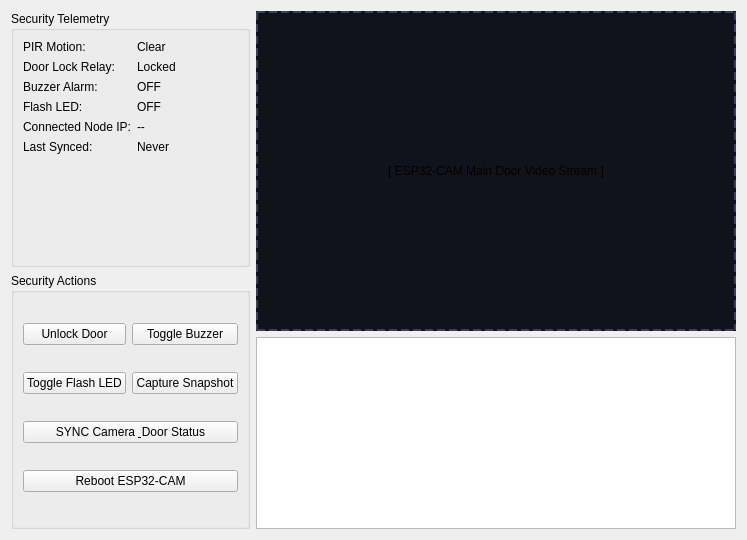
      <widget class="QWidget" name="tabMainDoor">
       <attribute name="title"><string>Main Door Security</string></attribute>
       <layout class="QHBoxLayout" name="hboxDoor">
        <item>
         <layout class="QVBoxLayout" name="vboxDoorLeft">
          <item>
           <widget class="QGroupBox" name="grpDoorStatus"><property name="title"><string>Security Telemetry</string></property>
            <layout class="QFormLayout" name="formDoorSensors">
             <item row="0" column="0"><widget class="QLabel" name="d1"><property name="text"><string>PIR Motion:</string></property></widget></item>
             <item row="0" column="1"><widget class="QLabel" name="lblDoorPir"><property name="text"><string>Clear</string></property></widget></item>
             <item row="1" column="0"><widget class="QLabel" name="d2"><property name="text"><string>Door Lock Relay:</string></property></widget></item>
             <item row="1" column="1"><widget class="QLabel" name="lblDoorRelay"><property name="text"><string>Locked</string></property></widget></item>
             <item row="2" column="0"><widget class="QLabel" name="d3"><property name="text"><string>Buzzer Alarm:</string></property></widget></item>
             <item row="2" column="1"><widget class="QLabel" name="lblDoorBuzzer"><property name="text"><string>OFF</string></property></widget></item>
             <item row="3" column="0"><widget class="QLabel" name="d4"><property name="text"><string>Flash LED:</string></property></widget></item>
             <item row="3" column="1"><widget class="QLabel" name="lblDoorFlash"><property name="text"><string>OFF</string></property></widget></item>
             <item row="4" column="0"><widget class="QLabel" name="lblDoorNodeIpTitle"><property name="text"><string>Connected Node IP:</string></property></widget></item>
             <item row="4" column="1"><widget class="QLabel" name="lblDoorNodeIp"><property name="text"><string>--</string></property></widget></item>
             <item row="5" column="0"><widget class="QLabel" name="lblDoorLastSyncTitle"><property name="text"><string>Last Synced:</string></property></widget></item>
             <item row="5" column="1"><widget class="QLabel" name="lblDoorLastSync"><property name="text"><string>Never</string></property></widget></item>
            </layout>
           </widget>
          </item>
          <item>
           <widget class="QGroupBox" name="grpDoorControls"><property name="title"><string>Security Actions</string></property>
            <layout class="QGridLayout" name="gridDoorActions">
             <item row="0" column="0"><widget class="QPushButton" name="btnDoorUnlock"><property name="text"><string>Unlock Door</string></property></widget></item>
             <item row="0" column="1"><widget class="QPushButton" name="btnDoorBuzzer"><property name="text"><string>Toggle Buzzer</string></property></widget></item>
             <item row="1" column="0"><widget class="QPushButton" name="btnDoorFlash"><property name="text"><string>Toggle Flash LED</string></property></widget></item>
             <item row="1" column="1"><widget class="QPushButton" name="btnDoorCapture"><property name="text"><string>Capture Snapshot</string></property></widget></item>
             <item row="2" column="0" colspan="2"><widget class="QPushButton" name="btnDoorSync"><property name="text"><string>SYNC Camera &amp; Door Status</string></property></widget></item>
             <item row="3" column="0" colspan="2"><widget class="QPushButton" name="btnDoorReboot"><property name="text"><string>Reboot ESP32-CAM</string></property></widget></item>
            </layout>
           </widget>
          </item>
         </layout>
        </item>
        <item>
         <layout class="QVBoxLayout" name="vboxDoorRight">
          <item><widget class="QLabel" name="lblDoorStreamView"><property name="text"><string>[ ESP32-CAM Main Door Video Stream ]</string></property><property name="alignment"><set>Qt::AlignCenter</set></property><property name="styleSheet"><string>border:2px dashed #3d3d5c; background:#12121c;</string></property><property name="minimumSize"><size><width>480</width><height>320</height></size></property></widget></item>
          <item><widget class="QTextEdit" name="txtDoorLog"><property name="readOnly"><bool>true</bool></property></widget></item>
         </layout>
        </item>
       </layout>
      </widget>
